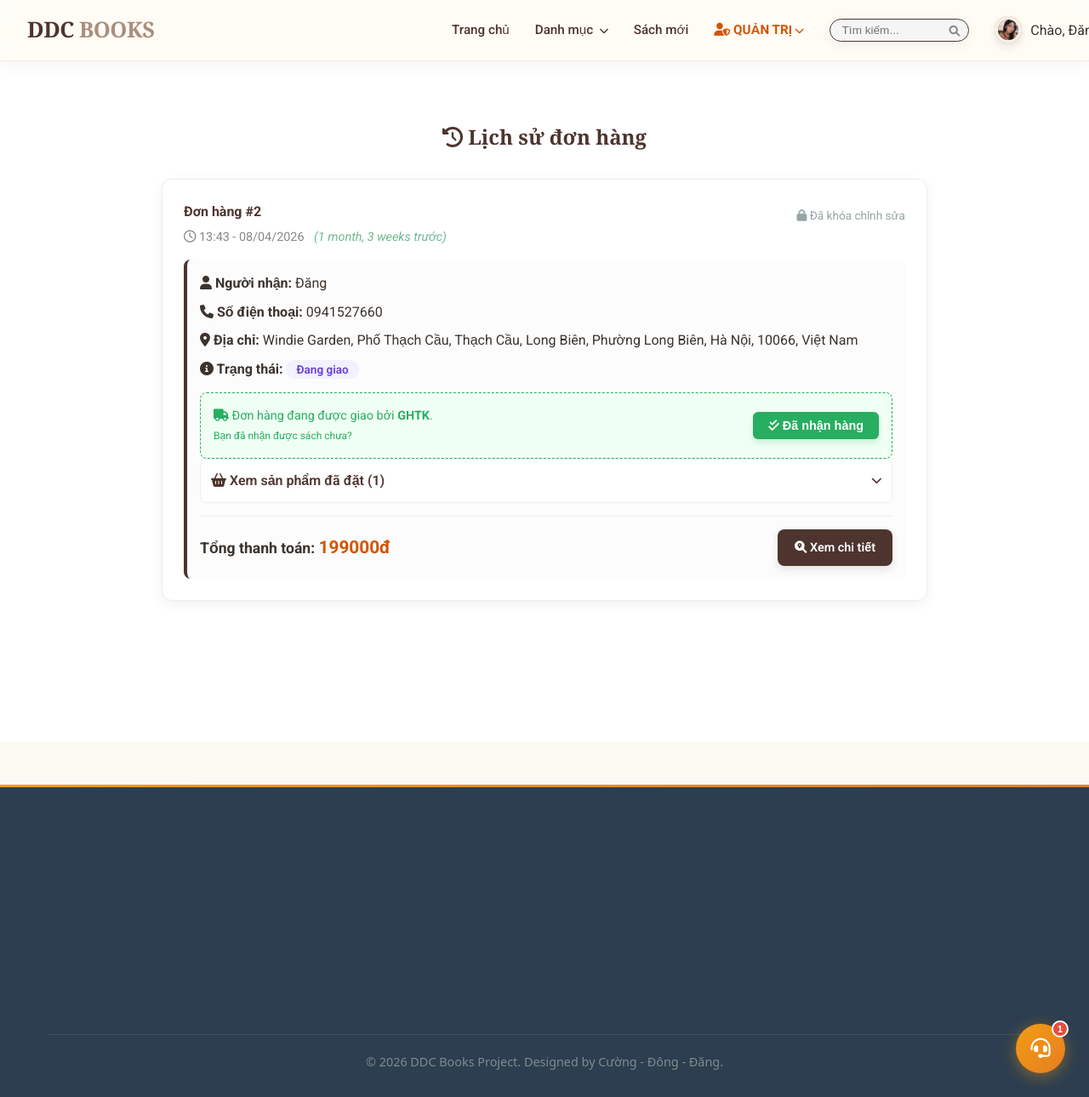
The app's page /order-history/ (signed in) with its own data.
### app/models.py (models this page shows, shortened)
class Profile(models.Model):
    user = models.OneToOneField(User, on_delete=models.CASCADE, related_name='profile')
    avatar = models.ImageField(default='default.jpg', upload_to='profile_pics')
    phone = models.CharField(max_length=15, blank=True)
    address = models.TextField(blank=True, null=True)

class Order(models.Model):
    STATUS_CHOICES = (
        ('Pending', 'Chờ xử lý'),
        ('Confirmed', 'Đã xác nhận'),
        ('Shipped', 'Đang giao'),
        ('Received', 'Đã nhận hàng'),
        ('Cancelled', 'Đã hủy'),
    )
    user = models.ForeignKey(User, on_delete=models.CASCADE)
    full_name = models.CharField(max_length=255)
    phone = models.CharField(max_length=20)
    address = models.TextField()
    total_price = models.DecimalField(max_digits=12, decimal_places=0)
    created_at = models.DateTimeField(auto_now_add=True)
    status = models.CharField(max_length=20, choices=STATUS_CHOICES, default='Pending')
    shipping_unit = models.CharField(max_length=50, blank=True, null=True)

### app/views.py (the view)
# urls.py: path('order-history/',                  views.order_history,       name='order_history'),
@login_required
def order_history(request):
    orders = Order.objects.filter(user=request.user).order_by('-created_at')
    return render(request, 'app/order_history.html', {'orders': orders})

### app/context_processors.py (called while the page is built)
def categories_processor(request):
    return {
        'categories': Category.objects.all()
    }

### app/templates/app/order_history.html (shortened to what this page needs)
{% extends 'app/base.html' %}
{% block content %}
<div class="container" style="margin-top: 50px; margin-bottom: 80px; max-width: 900px;">
    <h2 style="text-align: center; color: #4E342E; font-family: 'Playfair Display', serif; margin-bottom: 30px;">
        <i class="fas fa-history"></i> Lịch sử đơn hàng
    </h2>
    {% for order in orders %}
    <div style="background: #fff; border-radius: 12px; padding: 25px; margin-bottom: 25px; border: 1px solid #eee; box-shadow: 0 4px 15px rgba(0,0,0,0.06);">
        <div style="display: flex; justify-content: space-between; align-items: flex-start; margin-bottom: 15px;">
            <div>
                <h4 style="color: #4E342E; margin: 0;">Đơn hàng #{{ order.id }}</h4>
                <p style="margin: 5px 0 0 0; font-size: 0.9rem; color: #888;">
                    <i class="far fa-clock"></i> {{ order.created_at|date:"H:i - d/m/Y" }}
                    <span style="margin-left: 8px; font-style: italic; color: #6fb98f;">({{ order.created_at|timesince }} trước)</span>
                </p>
            </div>
            <div style="display: flex; gap: 10px;">
                {% if order.status == 'Pending' %}
                    <button onclick="openEditModal('{{ order.id }}', '{{ order.full_name }}', '{{ order.phone }}', '{{ order.address }}')"
                            style="background: #f39c12; color: white; border: none; padding: 7px 15px; border-radius: 6px; cursor: pointer; font-size: 0.9rem;">
                        <i class="fas fa-edit"></i> Sửa
                    </button>
                    <button onclick="confirmDeleteOrder('{{ order.id }}')"
                            style="background: #e74c3c; color: white; border: none; padding: 7px 15px; border-radius: 6px; cursor: pointer; font-size: 0.9rem;">
                        <i class="fas fa-trash-alt"></i> Xóa
                    </button>
                {% else %}
                    <span style="color: #95a5a6; font-size: 0.85rem; padding: 7px 0;">
                        <i class="fas fa-lock"></i> Đã khóa chỉnh sửa
                    </span>
                {% endif %}
            </div>
        </div>
        <div style="background: #fcfcfc; border-radius: 8px; padding: 15px; border-left: 4px solid #4E342E;">
            <p style="margin-bottom: 8px;"><strong><i class="fas fa-user"></i> Người nhận:</strong> {{ order.full_name }}</p>
            <p style="margin-bottom: 8px;"><strong><i class="fas fa-phone"></i> Số điện thoại:</strong> {{ order.phone }}</p>
            <p style="margin-bottom: 8px;"><strong><i class="fas fa-map-marker-alt"></i> Địa chỉ:</strong> {{ order.address }}</p>
            <p style="margin-bottom: 12px;">
    <strong><i class="fas fa-info-circle"></i> Trạng thái:</strong>
    <span style="padding: 3px 12px; border-radius: 15px; font-size: 0.85rem; font-weight: 600;
        {% if order.status == 'Pending' %} background: #fff4e6; color: #d9480f;
        {% elif order.status == 'Confirmed' or order.status == 'Processing' %} background: #e7f5ff; color: #1971c2;
        {% elif order.status == 'Shipped' %} background: #f3f0ff; color: #6741d9;
        {% elif order.status == 'Received' %} background: #ebfbee; color: #087f5b;
        {% elif order.status == 'Cancelled' %} background: #fff5f5; color: #c92a2a;
        {% endif %}">
        {{ order.get_status_display }}
    </span>
</p>
{% if order.status == 'Shipped' %}
<div style="margin-top: 15px; padding: 15px; background: #f0fff4; border: 1px dashed #27ae60; border-radius: 8px; display: flex; justify-content: space-between; align-items: center;">
    <div style="color: #27ae60; font-size: 0.9rem;">
        <i class="fas fa-truck"></i> Đơn hàng đang được giao bởi <strong>{{ order.shipping_unit }}</strong>.
        <br><small>Bạn đã nhận được sách chưa?</small>
    </div>
    <button onclick="confirmReceived('{{ order.id }}')"
            style="background: #27ae60; color: white; border: none; padding: 8px 18px; border-radius: 6px; cursor: pointer; font-weight: 600; font-size: 0.9rem; box-shadow: 0 4px 6px rgba(39, 174, 96, 0.2);">
        <i class="fas fa-check-double"></i> Đã nhận hàng
    </button>
</div>
{% endif %}
            <details style="margin-bottom: 15px; border: 1px solid #eee; border-radius: 8px; background: white; overflow: hidden;">
    <summary style="padding: 12px; cursor: pointer; font-weight: 600; color: #4E342E; display: flex; justify-content: space-between; align-items: center; list-style: none;">
        <span><i class="fas fa-shopping-basket"></i> Xem sản phẩm đã đặt ({{ order.items.all.count }})</span>
        <i class="fas fa-chevron-down" style="font-size: 0.8rem;"></i>
    </summary>
</details>
            <div style="margin-top: 10px; font-size: 1.1rem; border-top: 1px solid #eee; padding-top: 15px; display: flex; justify-content: space-between; align-items: center;">
                <div>
                    <strong>Tổng thanh toán:</strong>
                    <span style="color: #d35400; font-weight: bold; font-size: 1.3rem;">{{ order.total_price }}đ</span>
                </div>
                <a href="{% url 'order_tracking' order.id %}"
                   style="display: inline-block; padding: 10px 20px; background: #4E342E; color: white; border-radius: 8px; text-decoration: none; font-size: 0.9rem; font-weight: 600; transition: 0.3s; box-shadow: 0 4px 10px rgba(0,0,0,0.1);"
                   onmouseover="this.style.opacity='0.85'; this.style.transform='translateY(-2px)';"
                   onmouseout="this.style.opacity='1'; this.style.transform='translateY(0)';"
                >
                   <i class="fas fa-search-location"></i> Xem chi tiết
                </a>
            </div>
        </div>
    </div>
    {% endfor %}
</div>
{% endblock %}

### app/templates/app/base.html (shortened to what this page needs)
{% load static %}
<!DOCTYPE html>
<html lang="vi">
  <head>
    <link rel="stylesheet" href="https://cdnjs.cloudflare.com/ajax/libs/font-awesome/6.0.0/css/all.min.css" />
    <link rel="stylesheet" href="{% static 'app/css/style.css' %}?v={% now 'U' %}" />
    <link rel="stylesheet" href="https://cdnjs.cloudflare.com/ajax/libs/animate.css/4.1.1/animate.min.css" />
  </head>
  <body>
    <header>
    <div class="container header-flex">
        <a href="{% url 'home' %}" class="logo">DDC <span>BOOKS</span></a>
        <nav>
            <ul class="menu-links">
                <li>
                    <a href="{% url 'home' %}">Trang chủ</a>
                </li>
                <li class="dropdown">
                    <a href="#">Danh mục <i class="fas fa-chevron-down" style="font-size: 0.7rem; margin-left: 4px;"></i></a>
                </li>
                <li>
                    <a href="{% url 'home' %}?filter=new" style="{% if request.GET.filter == 'new' %}color: var(--primary); font-weight: bold;{% endif %}">Sách mới</a>
                </li>
                {% if user.is_staff %}
                <li class="dropdown">
                    <a href="#" style="color: #d35400; font-weight: bold;">
                        <i class="fas fa-user-shield"></i> QUẢN TRỊ <i class="fas fa-chevron-down" style="font-size: 0.7rem;"></i>
                    </a>
                </li>
                {% else %}
                <li>
                    <a href="#">Liên hệ</a>
                </li>
                {% endif %}
                <li class="header-search-item">
                    <form action="{% url 'home' %}" method="GET" class="header-search-box">
                        <div class="search-wrapper">
                            <input type="text" name="q" placeholder="Tìm kiếm..." value="{{ request.GET.q|default:'' }}">
                            <button type="submit"><i class="fas fa-search"></i></button>
                        </div>
                    </form>
                </li>
            </ul>
            <div class="auth-box">
                {% if user.is_authenticated %}
                <div class="user-dropdown">
                    <div class="avatar-small">
                        <img src="{{ user.profile.avatar.url }}" alt="Avatar" style="width: 100%; height: 100%; border-radius: 50%; object-fit: cover; border: 4px solid var(--beige); box-shadow: 0 4px 10px rgba(0,0,0,0.1);" />
                    </div>
                    <span>Chào, {{ user.first_name }}</span>
                </div>
                {% else %}
                <div class="log_sign-group">
                    <span class="nav-slider"></span>
                    <a href="{% url 'signup' %}" class="auth-link" id="link-signup">Đăng ký</a>
                    <a href="{% url 'login' %}" class="auth-link" id="link-login">Đăng nhập</a>
                </div>
                {% endif %}
            </div>
        </nav>
    </div>
</header>
   <main>
    <div class="content-wrapper" style="background-color: #ffffff; min-height: 100vh;">
        <div class="container" style="max-width: 1300px; margin: 0 auto; padding: 20px 15px;">
            <div style="display: flex; gap: 30px; align-items: flex-start;">
                <div style="flex-grow: 1;">
                    <div class="main-books-content" style="margin-bottom: 50px;">
                        {% block content %}
                        {% endblock %}
                    </div>
                </div>
            </div>
        </div>
    </div>
</main>
    <footer style="background-color: #2c3e50; color: #ecf0f1; padding: 60px 0 30px; margin-top: 50px; font-family: 'Segoe UI', Tahoma, Geneva, Verdana, sans-serif;">
    <div class="container" style="max-width: 1200px; margin: 0 auto; padding: 0 15px;">
        <div style="display: grid; grid-template-columns: repeat(auto-fit, minmax(250px, 1fr)); gap: 40px;">
        </div>
        <hr style="border: 0; border-top: 1px solid #3e4f5f; margin: 40px 0 20px;">
        <div style="text-align: center; color: #7f8c8d; font-size: 0.9rem;">
            <p>&copy; 2026 DDC Books Project. Designed by Cường - Đông - Đăng.</p>
        </div>
    </div>
</footer>
  {% if user.is_authenticated %}
  <button id="chat-bubble-btn" onclick="chatToggle()" title="Chat hỗ trợ">
    <i class="fas {% if user.is_staff %}fa-headset{% else %}fa-comments{% endif %}" id="chat-bubble-icon"></i>
    <div id="chat-notif-badge"></div>
  </button>
  {% endif %}
  </body>
</html>

### app/static/app/css/style.css (style rules this page uses)
:root { --primary: #E98A61; --dark-brown: #4E342E; --beige: #F5F0E6; --white-warm: #FCF8F2; --text: #3C332D; }
* { margin: 0; padding: 0; box-sizing: border-box; }
body { font-family: 'Roboto', sans-serif; background: var(--white-warm); color: var(--text); line-height: 1.6; }
.container { max-width: 1400px; margin: auto; width: 95%; }
header { background: var(--beige); padding: 15px 0; border-bottom: 1px solid #E0D7C6; position: sticky; top: 0; z-index: 1000; }
.header-flex { display: flex; justify-content: space-between; align-items: center; }
.logo { font-family: 'Playfair Display', serif; font-size: 1.6rem; text-decoration: none; color: var(--dark-brown) !important; font-weight: 700; }
.logo span { color: #A98F7C; }
nav { display: flex; align-items: center; gap: 40px; }
.menu-links { display: flex; list-style: none; gap: 30px; }
.menu-links a { text-decoration: none; color: var(--dark-brown); font-size: 0.95rem; transition: 0.3s; font-weight: 500; }
.user-dropdown { position: relative; display: flex; align-items: center; gap: 10px; cursor: pointer; }
.avatar-small { width: 32px; height: 32px; background: var(--primary); color: white; border-radius: 50%; display: flex; align-items: center; justify-content: center; }
.menu-links li.dropdown { position: relative; }
.search-wrapper { display: flex; align-items: center; background: rgba(255, 255, 255, 0.9); border: 1px solid var(--dark-brown); border-radius: 25px; padding: 5px 15px; transition: all 0.3s ease; box-shadow: 0 4px 15px rgba(0,0,0,0.05); }
.search-wrapper input { border: none; outline: none; background: transparent; padding: 8px; width: 200px; font-size: 0.9rem; color: var(--text); }
.search-wrapper button { border: none; background: transparent; color: var(--primary); cursor: pointer; font-size: 1.1rem; padding-left: 10px; }
.header-search-box .search-wrapper { padding: 1px 10px; border-radius: 15px; max-height: 32px; background: #f5f5f5; }
.header-search-box input { width: 120px; font-size: 0.85rem; padding: 4px; }
.header-search-box button i { font-size: 0.8rem; color: #888; }
header nav { display: flex; align-items: center; gap: 30px; flex-grow: 1; justify-content: flex-end; margin-right: -100px; }

### app/templates/app/base.html (style rules this page uses)
header { position: sticky; top: 0; z-index: 1000; background: rgba(255, 252, 247, 0.82); backdrop-filter: blur(16px) saturate(180%); -webkit-backdrop-filter: blur(16px) saturate(180%); border-bottom: 1px solid rgba(0,0,0,0.06); box-shadow: 0 2px 24px rgba(0,0,0,0.06); transition: box-shadow 0.3s, background 0.3s; }
.logo { letter-spacing: -0.5px; transition: transform 0.2s; display: inline-block; }
.logo span { position: relative; }
.logo span::after { content: ''; position: absolute; bottom: -2px; left: 0; right: 0; height: 2px; background: var(--primary); border-radius: 2px; transform: scaleX(0); transition: transform 0.25s ease; transform-origin: left; }
nav .menu-links > li > a { position: relative; transition: color 0.2s; }
nav .menu-links > li > a::after { content: ''; position: absolute; bottom: -4px; left: 0; right: 0; height: 2px; background: var(--primary, #e67e22); border-radius: 2px; transform: scaleX(0); transition: transform 0.22s ease; transform-origin: left; }
.header-search-box .search-wrapper { transition: box-shadow 0.2s, transform 0.2s; }
footer { position: relative; overflow: hidden; }
footer::before { content: ''; position: absolute; top: 0; left: 0; right: 0; height: 3px; background: linear-gradient(90deg, #f39c12, #e67e22, #f39c12); background-size: 200% 100%; animation: footerLine 3s linear infinite; }
.avatar-small { transition: transform 0.2s; }
#chat-bubble-btn { position: fixed; bottom: 28px; right: 28px; width: 58px; height: 58px; border-radius: 50%; background: linear-gradient(135deg, #f39c12, #e67e22); border: none; cursor: pointer; box-shadow: 0 4px 18px rgba(243,156,18,0.45); display: flex; align-items: center; justify-content: center; z-index: 9998; transition: transform 0.2s, box-shadow 0.2s; }
#chat-bubble-btn i { font-size: 1.45rem; color: #fff; }
#chat-notif-badge { position: absolute; top: -4px; right: -4px; min-width: 20px; height: 20px; padding: 0 5px; background: #e74c3c; border-radius: 10px; border: 2px solid #fff; display: none; font-size: 0.68rem; font-weight: 700; color: #fff; align-items: center; justify-content: center; line-height: 1; }
#chat-notif-badge.show { display: flex; }

### records on screen
Order: id "2", created_at "13:43 - 08/04/2026", created_at "1 month, 3 weeks", shows "Đã khóa chỉnh sửa", full_name "Đăng", phone "0941527660", address "Windie Garden, Phố Thạch Cầu, Thạch Cầu, Long Biên, Phường Long Biên, Hà Nội, 10066, Việt Nam", status "Đang giao", shipping_unit "GHTK", items.all.count "1", total_price "199000"
